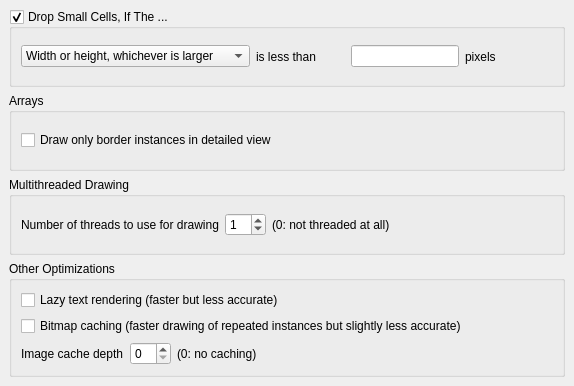
<?xml version="1.0" encoding="UTF-8"?>
<ui version="4.0">
 <class>LayoutViewConfigPage3f</class>
 <widget class="QFrame" name="LayoutViewConfigPage3f">
  <property name="geometry">
   <rect>
    <x>0</x>
    <y>0</y>
    <width>574</width>
    <height>386</height>
   </rect>
  </property>
  <property name="windowTitle">
   <string>Settings</string>
  </property>
  <layout class="QVBoxLayout">
   <property name="spacing">
    <number>6</number>
   </property>
   <property name="margin">
    <number>9</number>
   </property>
   <item>
    <widget class="QGroupBox" name="drop_small_cells_cbx">
     <property name="title">
      <string>Drop Small Cells, If The ...</string>
     </property>
     <property name="checkable">
      <bool>true</bool>
     </property>
     <layout class="QVBoxLayout">
      <property name="spacing">
       <number>6</number>
      </property>
      <property name="margin">
       <number>9</number>
      </property>
      <item>
       <layout class="QHBoxLayout">
        <property name="spacing">
         <number>6</number>
        </property>
        <property name="margin">
         <number>0</number>
        </property>
        <item>
         <widget class="QComboBox" name="drop_small_cells_cond_cb">
          <property name="sizePolicy">
           <sizepolicy hsizetype="Fixed" vsizetype="Fixed">
            <horstretch>0</horstretch>
            <verstretch>0</verstretch>
           </sizepolicy>
          </property>
          <item>
           <property name="text">
            <string>Width or height, whichever is larger</string>
           </property>
          </item>
          <item>
           <property name="text">
            <string>Width or height, whichever is smaller</string>
           </property>
          </item>
          <item>
           <property name="text">
            <string>Width plus height</string>
           </property>
          </item>
         </widget>
        </item>
        <item>
         <widget class="QLabel" name="label">
          <property name="text">
           <string>is less than</string>
          </property>
         </widget>
        </item>
        <item>
         <widget class="QLineEdit" name="drop_small_cells_value_le">
          <property name="sizePolicy">
           <sizepolicy hsizetype="Fixed" vsizetype="Fixed">
            <horstretch>0</horstretch>
            <verstretch>0</verstretch>
           </sizepolicy>
          </property>
         </widget>
        </item>
        <item>
         <widget class="QLabel" name="label_2">
          <property name="text">
           <string>pixels</string>
          </property>
         </widget>
        </item>
       </layout>
      </item>
     </layout>
    </widget>
   </item>
   <item>
    <widget class="QGroupBox" name="groupBox_3">
     <property name="title">
      <string>Arrays</string>
     </property>
     <layout class="QVBoxLayout">
      <property name="spacing">
       <number>6</number>
      </property>
      <property name="margin">
       <number>9</number>
      </property>
      <item>
       <widget class="QCheckBox" name="array_border_insts_cbx">
        <property name="text">
         <string>Draw only border instances in detailed view</string>
        </property>
       </widget>
      </item>
     </layout>
    </widget>
   </item>
   <item>
    <widget class="QGroupBox" name="groupBox_4">
     <property name="title">
      <string>Multithreaded Drawing</string>
     </property>
     <layout class="QHBoxLayout">
      <property name="spacing">
       <number>6</number>
      </property>
      <property name="margin">
       <number>9</number>
      </property>
      <item>
       <widget class="QLabel" name="label_3">
        <property name="text">
         <string>Number of threads to use for drawing</string>
        </property>
       </widget>
      </item>
      <item>
       <widget class="QSpinBox" name="drawing_workers_spbx">
        <property name="value">
         <number>1</number>
        </property>
       </widget>
      </item>
      <item>
       <widget class="QLabel" name="label_4">
        <property name="text">
         <string>(0: not threaded at all)</string>
        </property>
       </widget>
      </item>
      <item>
       <spacer>
        <property name="orientation">
         <enum>Qt::Horizontal</enum>
        </property>
        <property name="sizeHint" stdset="0">
         <size>
          <width>40</width>
          <height>20</height>
         </size>
        </property>
       </spacer>
      </item>
     </layout>
    </widget>
   </item>
   <item>
    <widget class="QGroupBox" name="groupBox">
     <property name="title">
      <string>Other Optimizations</string>
     </property>
     <layout class="QGridLayout" name="gridLayout">
      <property name="margin">
       <number>9</number>
      </property>
      <item row="0" column="0" colspan="4">
       <widget class="QCheckBox" name="text_lazy_rendering_cbx">
        <property name="text">
         <string>Lazy text rendering (faster but less accurate)</string>
        </property>
       </widget>
      </item>
      <item row="1" column="0" colspan="4">
       <widget class="QCheckBox" name="bitmap_caching_cbx">
        <property name="text">
         <string>Bitmap caching (faster drawing of repeated instances but slightly less accurate)</string>
        </property>
       </widget>
      </item>
      <item row="2" column="0">
       <widget class="QLabel" name="label_5">
        <property name="text">
         <string>Image cache depth</string>
        </property>
       </widget>
      </item>
      <item row="2" column="1">
       <widget class="QSpinBox" name="image_cache_size_spbx"/>
      </item>
      <item row="2" column="3">
       <spacer name="horizontalSpacer">
        <property name="orientation">
         <enum>Qt::Horizontal</enum>
        </property>
        <property name="sizeHint" stdset="0">
         <size>
          <width>40</width>
          <height>20</height>
         </size>
        </property>
       </spacer>
      </item>
      <item row="2" column="2">
       <widget class="QLabel" name="label_6">
        <property name="text">
         <string>(0: no caching)</string>
        </property>
       </widget>
      </item>
     </layout>
    </widget>
   </item>
  </layout>
 </widget>
 <layoutdefault spacing="6" margin="11"/>
 <tabstops>
  <tabstop>drop_small_cells_cbx</tabstop>
  <tabstop>drop_small_cells_cond_cb</tabstop>
  <tabstop>drop_small_cells_value_le</tabstop>
 </tabstops>
 <resources/>
 <connections/>
</ui>
